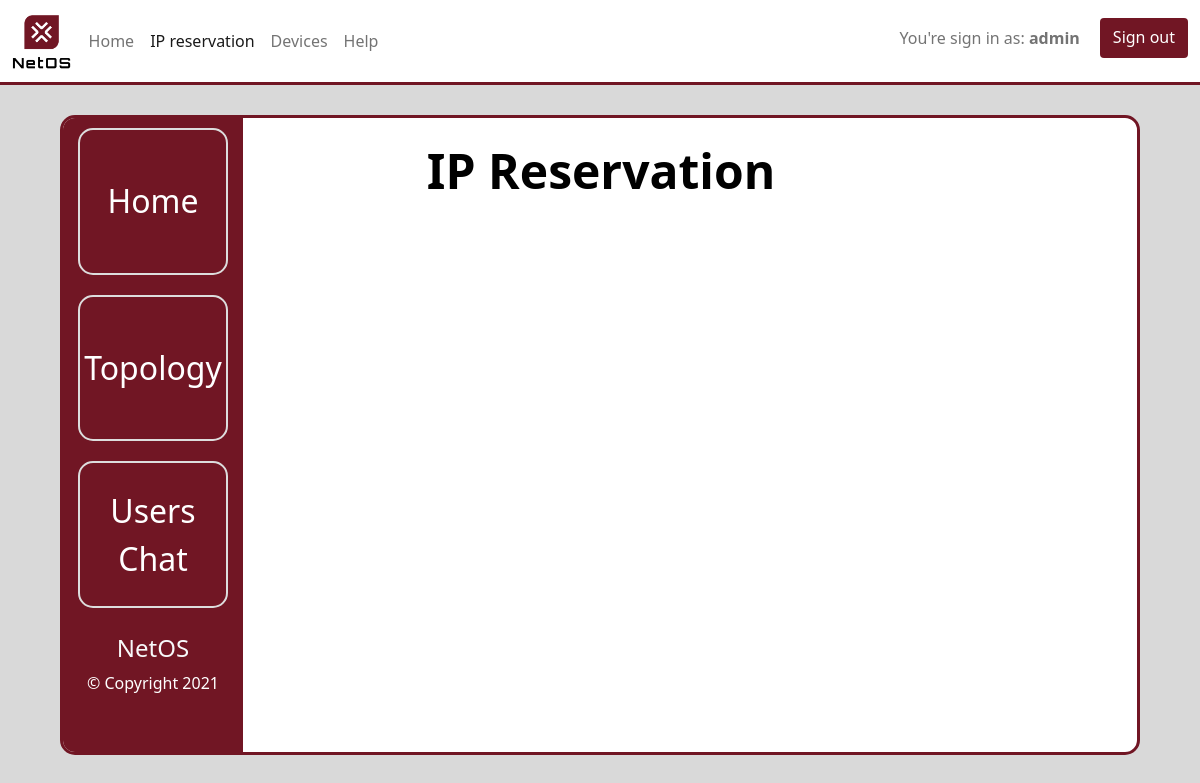
Before: /ip_reservation/ (signed in) with the older database file.
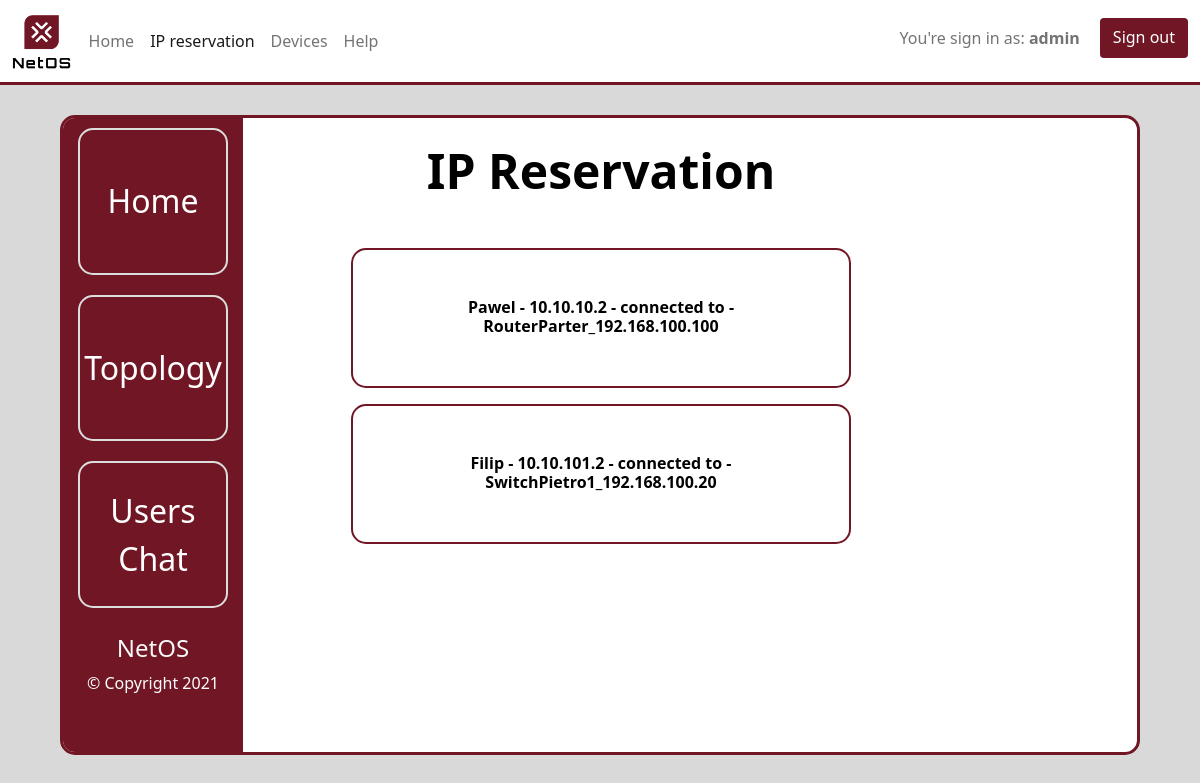
After: the same page with the newer database file.
### netos/models.py (models this page shows, shortened)
class Labipaddress(models.Model):
    device = models.ForeignKey(Device, on_delete=models.CASCADE)
    name = models.CharField(max_length=50)
    description = models.CharField(max_length=150)
    address_ip = models.CharField(max_length=15)
    address_mac = models.CharField(max_length=12)
    def __str__(self):
        return self.name + " - " + self.address_ip + " - " + "connected to" + " - " + self.device.name

class Device(models.Model):
    name = models.CharField(max_length=50)
    description = models.CharField(max_length=150)
    address_ip = models.CharField(max_length=15)

### netos/views.py (the view)
# urls.py: url(r'^ip_reservation/$', views.ip_reservationPage, name='ip_reservation'),
def ip_reservationPage(request):
    request_ip = Labipaddress.objects.all().order_by('address_ip')
    data_ip = {'request_ip': request_ip}
    return render(request, 'netos/ip_reservation.html', data_ip)

### netos/templates/netos/ip_reservation.html (shortened to what this page needs)
<html>
<head>
    {% load static %}
    <link href="https://cdn.jsdelivr.net/npm/bootstrap@5.0.0-beta1/dist/css/bootstrap.min.css"
          rel="stylesheet"
>
    <link rel="stylesheet" type="text/css" href="{% static 'netos/style.css' %}"/>
</head>
<body>
{% if not user.is_authenticated %}
    <meta http-equiv="refresh" content="0; url=/login"/>
{% else %}
    <nav class="navbar navbar-expand-lg navbar-light bg-white">
        <div class="container-fluid">
            <a href="{% url 'netos:index' %}"><img class="navbar-logo" src="/static/resources/logo.png"></a>
            <div class="collapse navbar-collapse" id="navbarSupportedContent">
                <ul class="navbar-nav me-auto mb-2 mb-lg-0">
                    <li class="nav-item">
                        <a class="nav-link" aria-current="page" href="{% url 'netos:index' %}">Home</a>
                    </li>
                    <li class="nav-item">
                        <a class="nav-link active" href="{% url 'netos:ip_reservation' %}">IP reservation</a>
                    </li>
                    <li class="nav-item">
                        <a class="nav-link" href="{% url 'netos:devices' %}">Devices</a>
                    </li>
                    <li class="nav-item">
                        <a class="nav-link" href="{% url 'netos:help' %}">Help</a>
                    </li>
                </ul>
                <form class="d-flex">
                          <span class="navbar-text">
                              You're sign in as: <b>{{ user.username }}</b>
                          </span>
                    <a type="button" class="btn" href="{% url 'netos:logout' %}">Sign out</a>
                </form>
            </div>
        </div>
    </nav>
    <div class="panel">
        <div class="row m-0 h-100">
            <div class="col-2 p-0 px-4 panel-left">
                <section class="menu text-center">
                    <a href="{% url 'netos:index' %}">
                        <div class="menu-item">
                            <p>Home</p>
                        </div>
                    </a>
                    <a href="https://drive.google.com/file/d/1-0g0mMz9y8Y53ZbY9Xlwb7sI5ajAp8ry/view?usp=sharing">
                        <div class="menu-item">
                            <p>Topology</p>
                        </div>
                    </a>
                    <a href="https://www.skype.com/pl/">
                        <div class="menu-item">
                            <p>Users Chat</p>
                        </div>
                    </a>
                </section>
                <section class="info-box text-light text-center mt-3">
                    <h3>NetOS</h3>
                    <p class="text-white">&copy; Copyright 2021</p>
                </section>
            </div>
              <div class="col-8 p-0 panel-right">
                <div class="col-10 mt-0 in-panel-right">
                    <section class="main-stats py-4 px-5 text-center">
                    <h1 class="mb-5">IP Reservation</h1>
                        {% for ip in request_ip %}
                            <div class="row mb-3">
                                <div class="col-12">
                                    <div class="main-stats-box p-5">
                                        <h3><p>{{ ip }}</p></h3>
                                    </div>
                                </div>
                            </div>
                        {% endfor %}
                        <div id="chart" class="py-3 text-dark"></div>
                    </section>
                </div>
            </div>
            <div class="col-2 p-0 px-4 panel-left">
                <section class="menu text-center">
                </section>
            </div>
        </div>
    </div>
{% endif %}
</body>
</html>

Changed rows visible on the page:
added Labipaddress: name+address_ip+device "Pawel - 10.10.10.2 - connected to - RouterParter_192.168.100.100"
added Labipaddress: name+address_ip+device "Filip - 10.10.101.2 - connected to - SwitchPietro1_192.168.100.20"
